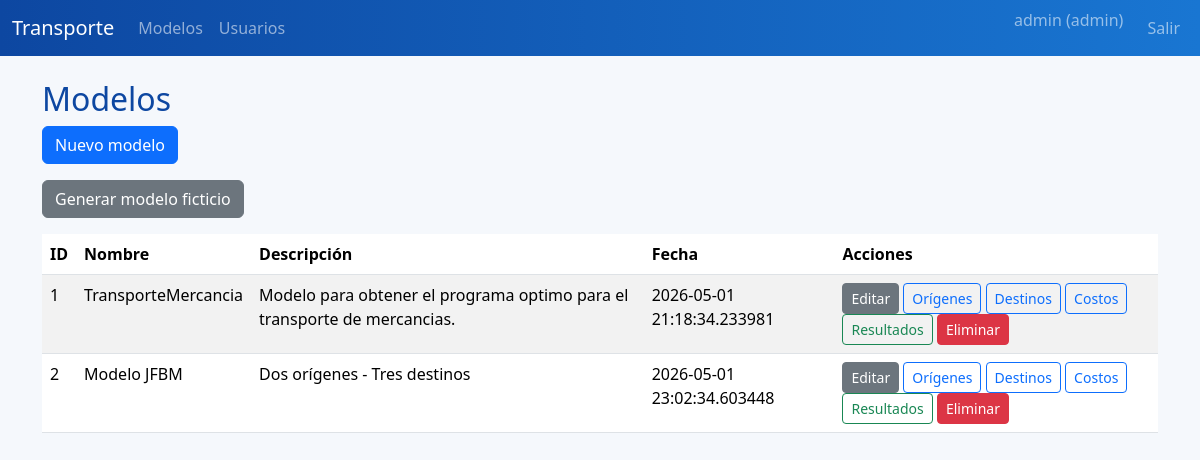
Screenshot of /models/ (signed in) with the database file from the repository.
### app/models/models.py (models this page shows, shortened)
class User(UserMixin, db.Model):
    __tablename__ = 'users'
    id = db.Column(db.Integer, primary_key=True)
    username = db.Column(db.String(64), unique=True, nullable=False)
    email = db.Column(db.String(120), unique=True, nullable=False)
    password_hash = db.Column(db.String(128), nullable=False)
    role = db.Column(db.String(20), nullable=False, default='consulta')
    models = db.relationship('TransportModel', backref='user', lazy=True)

class TransportModel(db.Model):
    __tablename__ = 'transport_models'
    id = db.Column(db.Integer, primary_key=True)
    user_id = db.Column(db.Integer, db.ForeignKey('users.id'), nullable=False)
    nombre = db.Column(db.String(128), nullable=False)
    descripcion = db.Column(db.Text)
    fecha_creacion = db.Column(db.DateTime, default=datetime.utcnow)
    origins = db.relationship('Origin', backref='model', lazy=True, cascade='all, delete-orphan')
    destinations = db.relationship('Destination', backref='model', lazy=True, cascade='all, delete-orphan')
    costs = db.relationship('Cost', backref='model', lazy=True, cascade='all, delete-orphan')
    results = db.relationship('ResultHeader', backref='model', lazy=True, cascade='all, delete-orphan')

### app/models_bp/routes.py (the view)
@bp.route('/')
@login_required
def index():
    models = TransportModel.query.filter_by(user_id=current_user.id).all()
    return render_template('models/index.html', models=models)

### app/models/models.py (called while the page is built)
@login_manager.user_loader
def load_user(user_id):
    return User.query.get(int(user_id))

### app/templates/models/index.html (shortened to what this page needs)
{% extends 'base.html' %}
{% block content %}
<h2>Modelos</h2>
<a href="{{ url_for('models_bp.create') }}" class="btn btn-primary mb-3">Nuevo modelo</a>
<form method="post" action="{{ url_for('models_bp.create') }}">
    <button type="submit" class="btn btn-secondary mb-3">Generar modelo ficticio</button>
</form>
<table class="table table-striped">
    <thead>
        <tr>
            <th>ID</th><th>Nombre</th><th>Descripción</th><th>Fecha</th><th>Acciones</th>
        </tr>
    </thead>
    <tbody>
        {% for m in models %}
        <tr>
            <td>{{ m.id }}</td>
            <td>{{ m.nombre }}</td>
            <td>{{ m.descripcion }}</td>
            <td>{{ m.fecha_creacion }}</td>
            <td>
                <a href="{{ url_for('models_bp.edit', model_id=m.id) }}" class="btn btn-sm btn-secondary">Editar</a>
                <a href="{{ url_for('origins.index', model_id=m.id) }}" class="btn btn-sm btn-outline-primary">Orígenes</a>
                <a href="{{ url_for('destinations.index', model_id=m.id) }}" class="btn btn-sm btn-outline-primary">Destinos</a>
                <a href="{{ url_for('costs.index', model_id=m.id) }}" class="btn btn-sm btn-outline-primary">Costos</a>
                <a href="{{ url_for('results.index', model_id=m.id) }}" class="btn btn-sm btn-outline-success">Resultados</a>
                <form method="post" action="{{ url_for('models_bp.delete', model_id=m.id) }}" style="display:inline;">
                    <button type="submit" class="btn btn-sm btn-danger" onclick="return confirm('¿Eliminar modelo?');">Eliminar</button>
                </form>
            </td>
        </tr>
        {% endfor %}
    </tbody>
</table>
{% endblock %}

### app/templates/base.html (shortened to what this page needs)
<!doctype html>
<html lang="es">
<head>
    <link href="https://cdn.jsdelivr.net/npm/bootstrap@5.3.3/dist/css/bootstrap.min.css" rel="stylesheet">
    <link rel="stylesheet" href="{{ url_for('static', filename='css/style.css') }}">
</head>
<body>
    <nav class="navbar navbar-expand-lg navbar-dark bg-primary mb-4">
        <div class="container-fluid">
            <a class="navbar-brand" href="{{ url_for('main.dashboard') }}">Transporte</a>
            <div class="collapse navbar-collapse" id="navbarNav">
                <ul class="navbar-nav me-auto">
                    {% if current_user.is_authenticated %}
                    <li class="nav-item"><a class="nav-link" href="{{ url_for('models_bp.index') }}">Modelos</a></li>
                    <li class="nav-item"><a class="nav-link" href="{{ url_for('users.index') }}">Usuarios</a></li>
                    {% endif %}
                </ul>
                <ul class="navbar-nav">
                    {% if current_user.is_authenticated %}
                    <li class="nav-item"><span class="navbar-text me-3">{{ current_user.username }} ({{ current_user.role }})</span></li>
                    <li class="nav-item"><a class="nav-link" href="{{ url_for('auth.logout') }}">Salir</a></li>
                    {% else %}
                    <li class="nav-item"><a class="nav-link" href="{{ url_for('auth.login') }}">Ingresar</a></li>
                    {% endif %}
                </ul>
            </div>
        </div>
    </nav>
    <div class="container">
        {% block content %}{% endblock %}
    </div>
</body>
</html>

### app/static/css/style.css (style rules this page uses)
body { background-color: #f5f8fc; }
.navbar { background: linear-gradient(90deg, #0d47a1, #1976d2); }
h1, h2, h3 { color: #0d47a1; }

### rows the page displays
User: username "admin", role "admin"
TransportModel: id "1", nombre "TransporteMercancia", descripcion "Modelo para obtener el programa optimo para el transporte de mercancias.", fecha_creacion "2026-05-01 21:18:34.233981"
TransportModel: id "2", nombre "Modelo JFBM", descripcion "Dos orígenes - Tres destinos", fecha_creacion "2026-05-01 23:02:34.603448"
